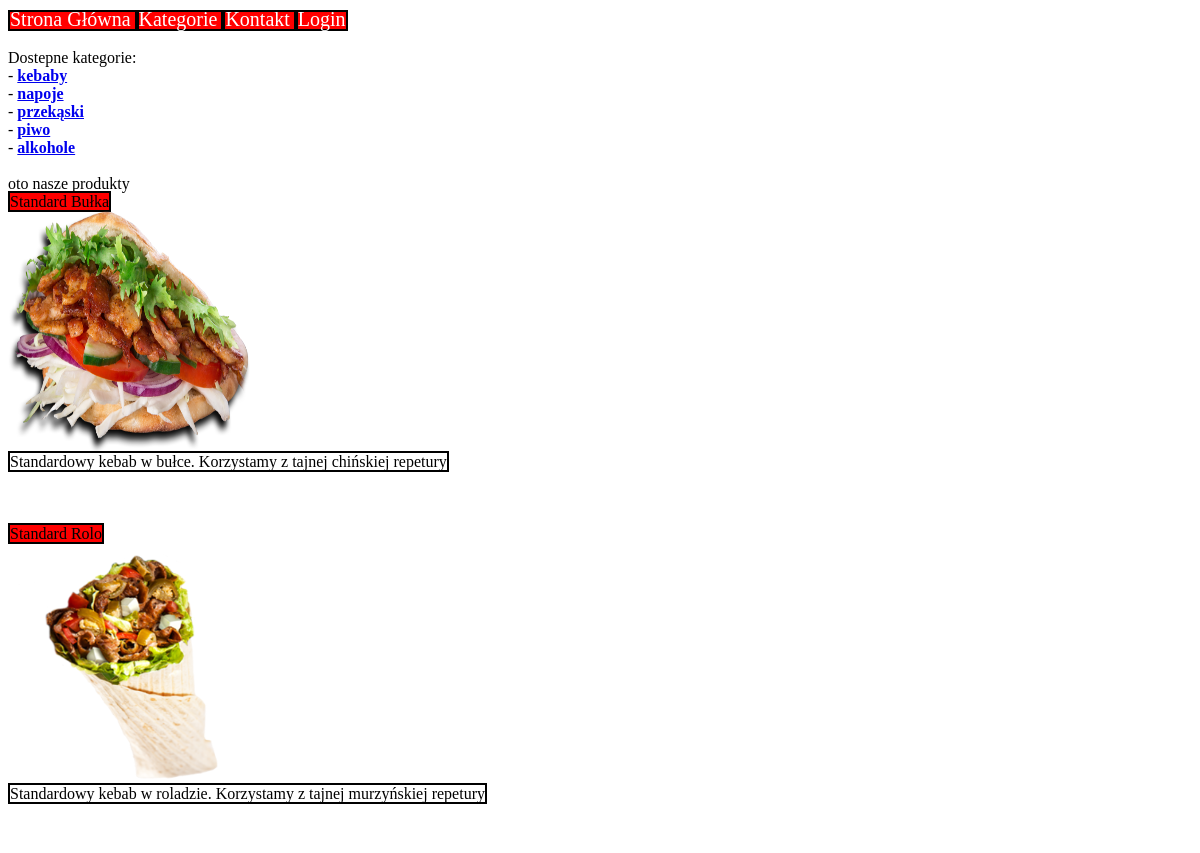
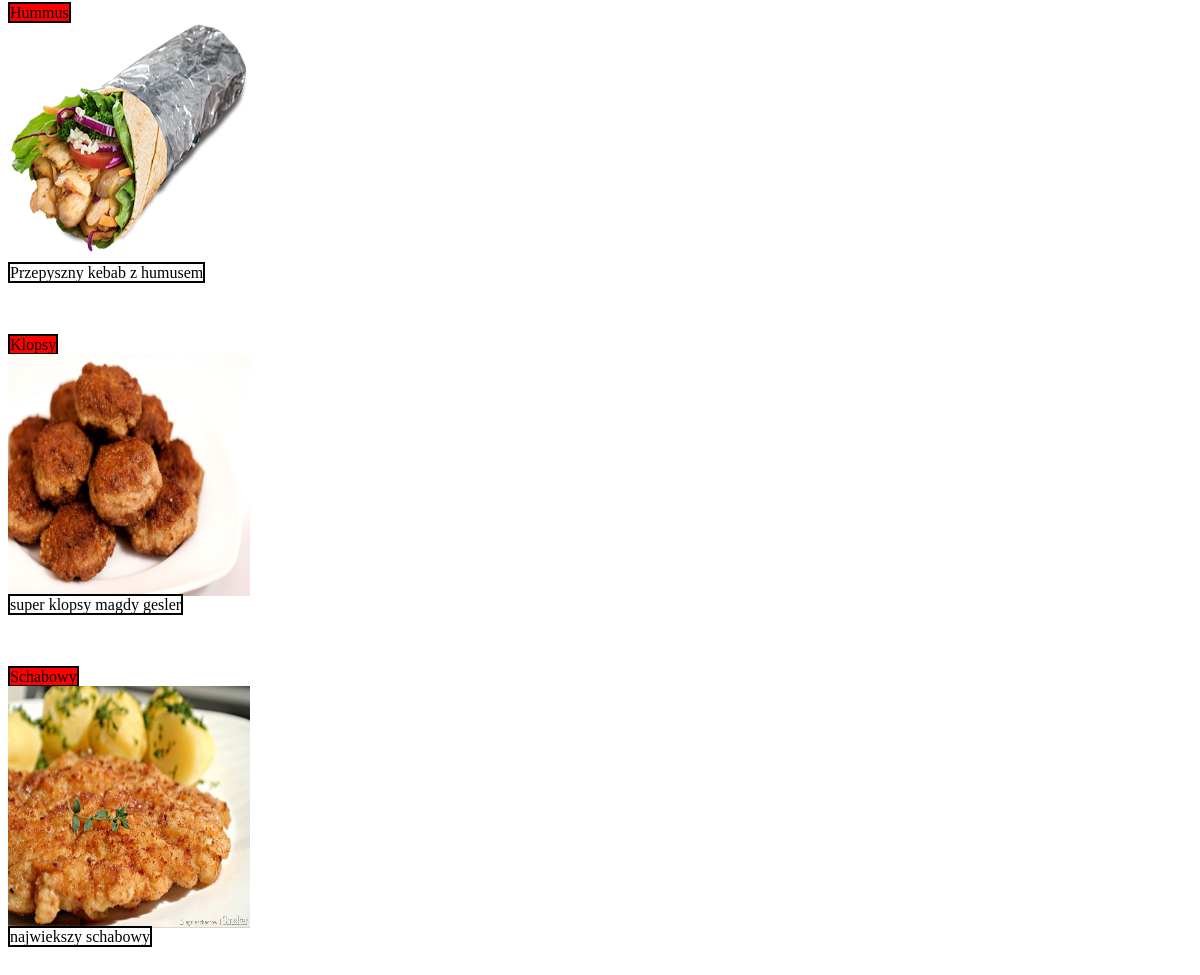
The app's page /produkty.php/?kat=1 with its own data (2 pictures, top to bottom).
### tables this page shows
CREATE TABLE `kategorie` (
  `id` int(11) NOT NULL,
  `nazwa` varchar(150) DEFAULT NULL
);

CREATE TABLE `produkty` (
  `id` int(11) NOT NULL,
  `kategoria_id` int(11) DEFAULT NULL,
  `nazwa` varchar(150) NOT NULL,
  `opis` text NOT NULL,
  `img` varchar(150) NOT NULL
);

### produkty.php (the view, shortened to what this page needs)
<?php
	include("menu.php");
	$polaczenie = mysqli_connect('localhost', 'root', '', 'pai_bisewski');
	mysqli_query($polaczenie, 'SET NAMES utf8');
	echo "Dostepne kategorie:";
	$zapytanie_o_kategorie = "SELECT * FROM kategorie";
	$wynik_z_kategoriami = mysqli_query($polaczenie,$zapytanie_o_kategorie);
	while ($kategoria = mysqli_fetch_array($wynik_z_kategoriami, MYSQLI_ASSOC))
	 {
		echo "<br>- <b><a href='/produkty.php/?kat=".$kategoria['id']."'>".$kategoria['nazwa'].'</a></b>';
	}
	if(isset($_GET['kat']))
	{
		$kategoria = $_GET["kat"];
		$zapytanie = "SELECT * FROM produkty WHERE kategoria_id =".$kategoria;
		$wynik = mysqli_query($polaczenie,$zapytanie);
		echo "<br><br>oto nasze produkty<br>";
		while ($wiersz = mysqli_fetch_array($wynik, MYSQLI_ASSOC))
	    {
	    	echo " <span id = 'tytul'>";
	    	echo $wiersz["nazwa"];
	    	echo "</span>";
	    	echo '<a href="/obrazki_potraw/'.$wiersz['img'].'" data-lightbox="image-1" data-title="'.$wiersz["nazwa"].'">';
	    	echo "   <img data-lightbox='image-1' src='/obrazki_potraw/".$wiersz['img']."'height='242' width='242'>";
	    	echo '</a>';
	    	echo "<span id = 'opis'>";
	    	echo $wiersz["opis"];
	    	echo "</span>";
	    }
	}
?>

### menu.php (shortened to what this page needs)
<link href="/css/lightbox.css" rel="stylesheet">
<div>
	<span id = 'tytul'>
		<a href="/index.php">Strona Główna</a>
	</span>
	<span id = 'tytul'>
		<a href="/produkty.php">Kategorie</a>
	</span>
	<span id = 'tytul'>
		<a href="/kontakt.php">Kontakt</a>
	</span>
	<span id = 'tytul'>
		<a href="/login.php">Login</a>
	</span>
</div>

### produkty.php (style rules this page uses)
#tytul { color:black; border-style: solid; border-width: 2px; background: red; }
#opis { background: white; border-width: 2px; border-color: black; border-style: solid; }

### menu.php (style rules this page uses)
#tytul { color:black; border-style: solid; border-width: 2px; background: red; }
#tytul a, #tytul a:visited , #tytul a:active { color: white; font-size: 20px; text-decoration: none; }

### records on screen
kategorie: nazwa "kebaby"
kategorie: nazwa "napoje"
kategorie: nazwa "przekąski"
kategorie: nazwa "piwo"
kategorie: nazwa "alkohole"
produkty: nazwa "Standard Bułka", img (picture), opis "Standardowy kebab w bułce. Korzystamy z tajnej chińskiej repetury"
produkty: nazwa "Standard Rolo", img (picture), opis "Standardowy kebab w roladzie. Korzystamy z tajnej murzyńskiej repetury"
produkty: nazwa "Hummus", img (picture), opis "Przepyszny kebab z humusem"
produkty: nazwa "Klopsy", img (picture), opis "super klopsy magdy gesler"
produkty: nazwa "Schabowy", img (picture), opis "najwiekszy schabowy"
